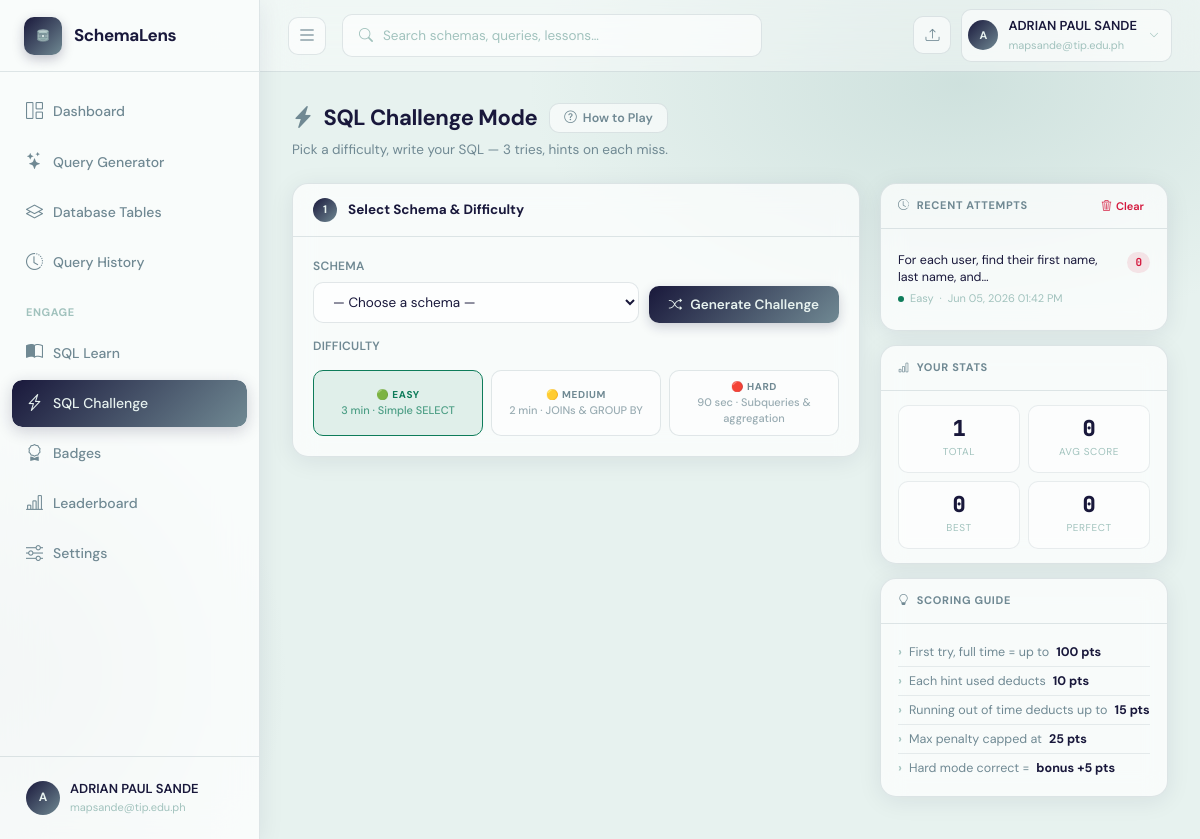
The app's page /challenge (signed in), older data.
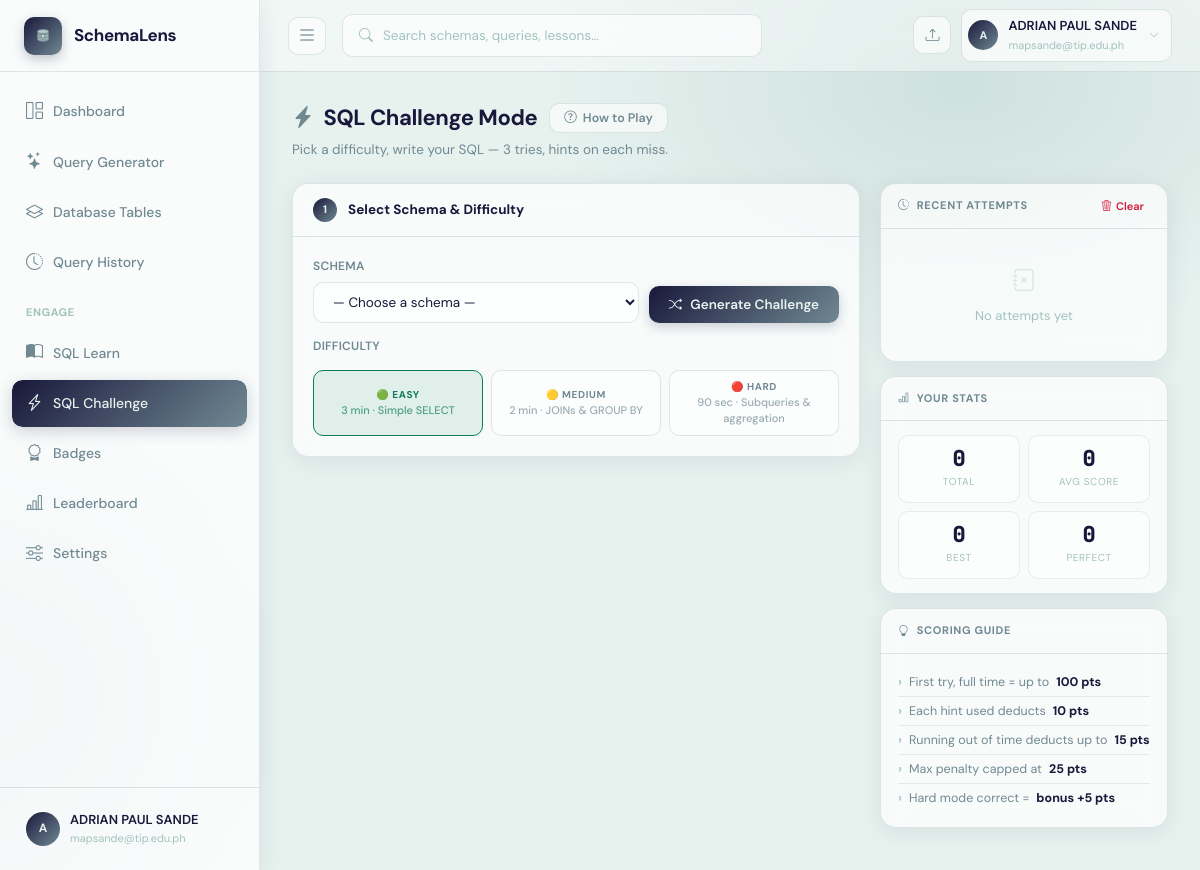
The same page, newer data.
### app.py (models this page shows)
class User(UserMixin, db.Model):
    __tablename__ = "users"
    id           = db.Column(db.Integer, primary_key=True)
    name         = db.Column(db.String(120), nullable=False)
    email        = db.Column(db.String(200), unique=True, nullable=False)
    password     = db.Column(db.String(256), nullable=False)
    company      = db.Column(db.String(120), default="")
    role         = db.Column(db.String(80), default="")
    gemini_key   = db.Column(db.String(256), default="")
    last_active   = db.Column(db.DateTime, nullable=True)
    streak_days  = db.Column(db.Integer, default=0)
    created_at   = db.Column(db.DateTime, default=datetime.datetime.utcnow)
    agreement_accepted = db.Column(db.Boolean, default=False)
    agreement_accepted_at = db.Column(db.DateTime, nullable=True)
    schemas      = db.relationship("SchemaUpload", backref="owner", lazy=True,
                                   cascade="all, delete-orphan")
    queries      = db.relationship("QueryHistory", backref="owner", lazy=True,
                                   cascade="all, delete-orphan")
    badges       = db.relationship("UserBadge", backref="user", lazy=True,
                                   cascade="all, delete-orphan")
    challenges   = db.relationship("ChallengeAttempt", backref="user", lazy=True,
                                   cascade="all, delete-orphan")

class ChallengeAttempt(db.Model):
    __tablename__ = "challenge_attempts"
    id            = db.Column(db.Integer, primary_key=True)
    user_id       = db.Column(db.Integer, db.ForeignKey("users.id"), nullable=False)
    schema_id     = db.Column(db.Integer, db.ForeignKey("schema_uploads.id"), nullable=True)
    prompt        = db.Column(db.Text, nullable=False)
    expected_sql  = db.Column(db.Text, default="")
    user_sql      = db.Column(db.Text, default="")
    score         = db.Column(db.Integer, default=0)
    feedback      = db.Column(db.Text, default="")
    attempted_at  = db.Column(db.DateTime, default=datetime.datetime.utcnow)

### app.py (the view)
@app.route("/challenge")
@login_required
def challenge_page():
    schemas = SchemaUpload.query.filter_by(user_id=current_user.id).all()
    selected_schema = None
    preselect_id = request.args.get("schema_id")
    if preselect_id:
        selected_schema = SchemaUpload.query.filter_by(
            id=preselect_id, user_id=current_user.id).first()
    recent_attempts = (
        ChallengeAttempt.query
        .filter_by(user_id=current_user.id)
        .order_by(ChallengeAttempt.attempted_at.desc())
        .limit(5)
        .all()
    )
    all_attempts = ChallengeAttempt.query.filter_by(user_id=current_user.id).all()
    total_attempts = len(all_attempts)
    scores = [a.score for a in all_attempts if a.score is not None]
    avg_score    = round(sum(scores) / len(scores)) if scores else 0
    best_score   = max(scores) if scores else 0
    perfect_count = sum(1 for s in scores if s >= 90)
    return render_template(
        "challenges.html",
        schemas=schemas,
        selected_schema=selected_schema,
        recent_attempts=recent_attempts,
        total_attempts=total_attempts,
        avg_score=avg_score,
        best_score=best_score,
        perfect_count=perfect_count,
    )

### templates/challenges.html (shortened to what this page needs)
{% extends "base.html" %}
{% block content %}
<div class="pg-head fade-in">
  <div class="pg-head-row" style="margin-bottom:4px;">
    <h1 style="margin-bottom:0;">
      <i class="bi bi-lightning-charge-fill" style="color:var(--primary-mid)"></i>
      SQL Challenge Mode
    </h1>
    <button class="btn-how" onclick="openHtp()">
      <i class="bi bi-question-circle"></i> How to Play
    </button>
  </div>
  <p>Pick a difficulty, write your SQL — 3 tries, hints on each miss.</p>
</div>
<div class="ch-layout">
  <div>
    <div class="sc fade-in fade-in-1">
      <div class="sc-head">
        <div class="sc-num">1</div>
        <div class="sc-title">Select Schema &amp; Difficulty</div>
      </div>
      <div class="sc-body">
        <div class="s1-grid">
          <div>
            <label class="label">Schema</label>
            <select id="schemaSelect" class="select">
              <option value="">— Choose a schema —</option>
            </select>
          </div>
          <button id="generateBtn" class="btn-gen" onclick="generateChallenge()">
            <i class="bi bi-shuffle" id="genIcon"></i>
            <span id="genLabel">Generate Challenge</span>
          </button>
        </div>
        <div style="margin-top:14px;">
          <label class="label">Difficulty</label>
          <div class="diff-row" id="diffRow">
            <button class="diff-btn active-easy" id="diff-easy"   onclick="setDiff('easy')">
              <span class="diff-tag">🟢 Easy</span>
              <span class="diff-time">3 min · Simple SELECT</span>
            </button>
            <button class="diff-btn" id="diff-medium" onclick="setDiff('medium')">
              <span class="diff-tag">🟡 Medium</span>
              <span class="diff-time">2 min · JOINs &amp; GROUP BY</span>
            </button>
            <button class="diff-btn" id="diff-hard" onclick="setDiff('hard')">
              <span class="diff-tag">🔴 Hard</span>
              <span class="diff-time">90 sec · Subqueries &amp; aggregation</span>
            </button>
          </div>
        </div>
      </div>
    </div>
  </div>
  <div>
    <div class="side-card fade-in fade-in-2">
      <div class="side-head">
        <i class="bi bi-clock-history"></i> Recent Attempts
        <button class="btn-clear ml" onclick="clearHistory()">
          <i class="bi bi-trash3"></i> Clear
        </button>
      </div>
      <div class="side-body" id="recentAttemptsBody">
        {% if recent_attempts %}
          {% for a in recent_attempts %}
          <div class="att-item">
            <div class="att-row">
              <div class="att-txt">{{ a.prompt[:52] }}{% if a.prompt|length > 52 %}…{% endif %}</div>
              <span class="att-pill {% if a.score >= 80 %}ap-g{% elif a.score >= 50 %}ap-w{% else %}ap-r{% endif %}">{{ a.score }}</span>
            </div>
            <div class="att-meta">
              {% set diff = a.difficulty if a.difficulty else 'easy' %}
              <span class="diff-pip dp-{{ diff }}"></span>
              <span style="text-transform:capitalize;">{{ diff }}</span>
              <span>·</span>
              <span>{{ a.attempted_at | ph_time }}</span>
            </div>
          </div>
          {% endfor %}
        {% else %}
          <div class="empty-att" id="noAttempts">
            <i class="bi bi-journal-x"></i>No attempts yet
          </div>
        {% endif %}
      </div>
    </div>
    <div class="side-card fade-in fade-in-3">
      <div class="side-head"><i class="bi bi-bar-chart"></i> Your Stats</div>
      <div class="side-body">
        <div class="stats-2x2">
          <div class="sbox"><div class="sv">{{ total_attempts }}</div><div class="sl">Total</div></div>
          <div class="sbox"><div class="sv">{{ avg_score }}</div><div class="sl">Avg Score</div></div>
          <div class="sbox"><div class="sv">{{ best_score }}</div><div class="sl">Best</div></div>
          <div class="sbox"><div class="sv">{{ perfect_count }}</div><div class="sl">Perfect</div></div>
        </div>
      </div>
    </div>
    <div class="side-card fade-in fade-in-4">
      <div class="side-head"><i class="bi bi-lightbulb"></i> Scoring Guide</div>
      <div class="side-body">
        <ul class="tip-ul">
          <li>First try, full time = up to <strong>100 pts</strong></li>
          <li>Each hint used deducts <strong>10 pts</strong></li>
          <li>Running out of time deducts up to <strong>15 pts</strong></li>
          <li>Max penalty capped at <strong>25 pts</strong></li>
          <li>Hard mode correct = <strong>bonus +5 pts</strong></li>
        </ul>
      </div>
    </div>
  </div>
</div>
{% endblock %}

### templates/base.html (shortened to what this page needs)
<!DOCTYPE html>
<html lang="en">
<head>
  <link href="https://cdn.jsdelivr.net/npm/bootstrap-icons@1.11.3/font/bootstrap-icons.css" rel="stylesheet">
  <link rel="stylesheet" href="https://cdnjs.cloudflare.com/ajax/libs/highlight.js/11.9.0/styles/github-dark.min.css">
</head>
<body>
{% if current_user.is_authenticated %}
<aside class="sidebar" id="appSidebar" aria-label="Main Navigation">
  <div class="sidebar-logo">
    <a href="{{ url_for('dashboard') }}">
      <div class="logo-icon">
      </div>
      <span class="logo-text">SchemaLens</span>
    </a>
  </div>
  <nav class="sidebar-nav">
    <a href="{{ url_for('dashboard') }}" class="nav-item {% if request.endpoint=='dashboard' %}active{% endif %}">
      <i class="bi bi-grid-1x2" aria-hidden="true"></i> <span>Dashboard</span>
    </a>
    <a href="{{ url_for('query_page') }}" class="nav-item {% if request.endpoint=='query_page' %}active{% endif %}">
      <i class="bi bi-stars" aria-hidden="true"></i> <span>Query Generator</span>
    </a>
    <a href="{{ url_for('schemas') }}" class="nav-item {% if request.endpoint in ['schemas','schema_detail'] %}active{% endif %}">
      <i class="bi bi-layers" aria-hidden="true"></i> <span>Database Tables</span>
    </a>
    <a href="{{ url_for('history') }}" class="nav-item {% if request.endpoint=='history' %}active{% endif %}">
      <i class="bi bi-clock-history" aria-hidden="true"></i> <span>Query History</span>
    </a>
    <div class="nav-section">Engage</div>
       <a href="{{ url_for('learn') }}" class="nav-item {% if request.endpoint=='learn' %}active{% endif %}">
      <i class="bi bi-book-half" aria-hidden="true"></i> <span>SQL Learn</span>
    </a>
    <a href="{{ url_for('challenge_page') }}" class="nav-item {% if request.endpoint=='challenge_page' %}active{% endif %}">
      <i class="bi bi-lightning-charge" aria-hidden="true"></i> <span>SQL Challenge</span>
    </a>
    <a href="{{ url_for('badges_page') }}"    class="nav-item {% if request.endpoint=='badges_page' %}active{% endif %}">
      <i class="bi bi-award" aria-hidden="true"></i> <span>Badges</span>
    </a>
    <a href="{{ url_for('leaderboard') }}"    class="nav-item {% if request.endpoint=='leaderboard' %}active{% endif %}">
      <i class="bi bi-bar-chart-line" aria-hidden="true"></i> <span>Leaderboard</span>
    </a>
    <a href="{{ url_for('settings') }}" class="nav-item {% if request.endpoint=='settings' %}active{% endif %}">
      <i class="bi bi-sliders" aria-hidden="true"></i> <span>Settings</span>
    </a>
  </nav>
  <div class="sidebar-footer">
   <a href="{{ url_for('settings')}}" class="user-dropdown-wrapper" style="text-decoration: none; color: inherit;" aria-haspopup="true" aria-label="User Profile and Settings">
      <div class="user-row" tabindex="0" aria-label="User Profile Summary">
        <div class="user-avatar">{{ current_user.name[0].upper() }}</div>
        <div>
          <div class="user-name">{{ current_user.name }}</div>
          <div class="user-email">{{ current_user.email[:26] }}{% if current_user.email|length > 26 %}…{% endif %}</div>
        </div>
      </div>
    </a>
  </div>
</aside>
<header class="topbar">
  <button class="icon-btn" id="sidebarToggleBtn" onclick="toggleSidebar()" aria-label="Toggle Sidebar" aria-controls="appSidebar">
    <i class="bi bi-list" style="font-size: 20px;"></i>
  </button>
<div class="search-box" style="position:relative;" id="searchBoxWrapper">
    <i class="bi bi-search" aria-hidden="true" id="searchIcon"></i>
    <input
      type="text"
      id="globalSearchInput"
      placeholder="Search schemas, queries, lessons…"
      autocomplete="off"
      autocorrect="off"
      spellcheck="false"
      aria-label="Global Search"
      aria-autocomplete="list"
      aria-controls="searchDropdown"
      aria-expanded="false"
      role="combobox"
    >
  </div>
  <div class="topbar-right">
    <a href="{{ url_for('schemas') }}" class="icon-btn" title="Upload Schema" aria-label="Upload Schema"><i class="bi bi-upload"></i></a>
    <div class="user-dropdown-wrapper">
      <div class="topbar-user" id="topbarUserBtn" tabindex="0" role="button" aria-haspopup="true" aria-expanded="false" aria-label="User Menu">
        <div class="user-avatar" style="width:30px;height:30px;font-size:11px;">{{ current_user.name[0].upper() }}</div>
        <div>
          <div class="name">{{ current_user.name }}</div>
          <div class="email">{{ current_user.email[:22] }}{% if current_user.email|length>22 %}…{% endif %}</div>
        </div>
        <i class="bi bi-chevron-down" style="font-size:10px;color:var(--text-xs);margin-left:2px;" aria-hidden="true"></i>
      </div>
    </div>
  </div>
</header>
<div class="main">
  <div class="page">
    {% block content %}{% endblock %}
  </div>
</div>
{% else %}
{% block auth_content %}{% endblock %}
{% endif %}
</body>
</html>

Row changes from the older to the newer data that the page shows:
removed ChallengeAttempt: prompt "For each user, find their first name, last name, and", score "0", diff "Easy", attempted_at|ph_time "Jun 05, 2026 01:42 PM"
Text that changed along with them:
{{ total_attempts }}: "1" → "0"
text now shown: "No attempts yet"
